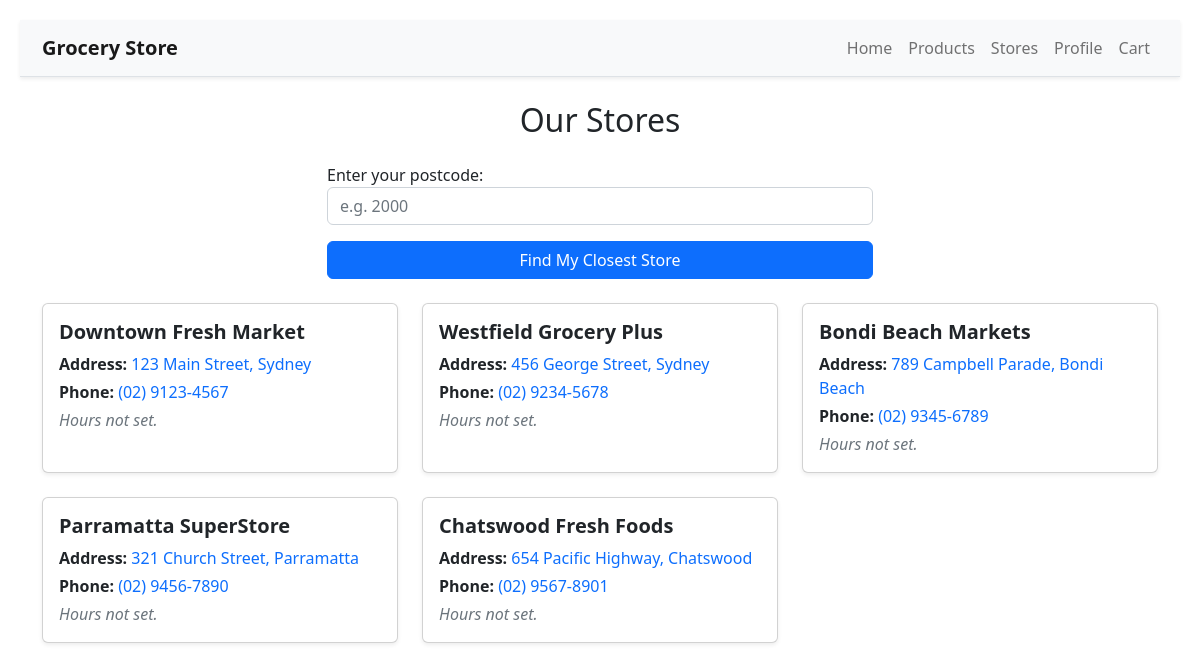
Before: /stores with the older database file.
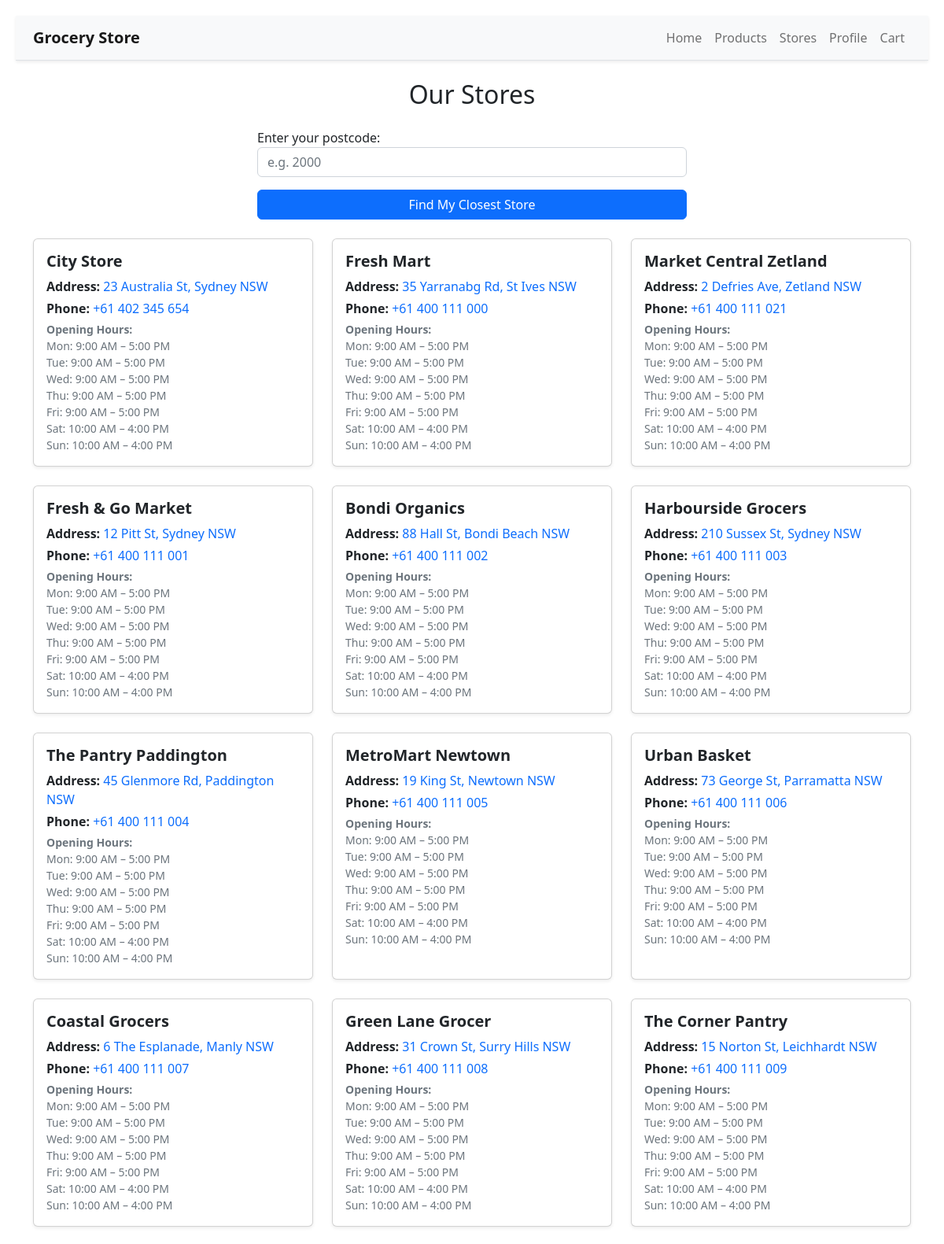
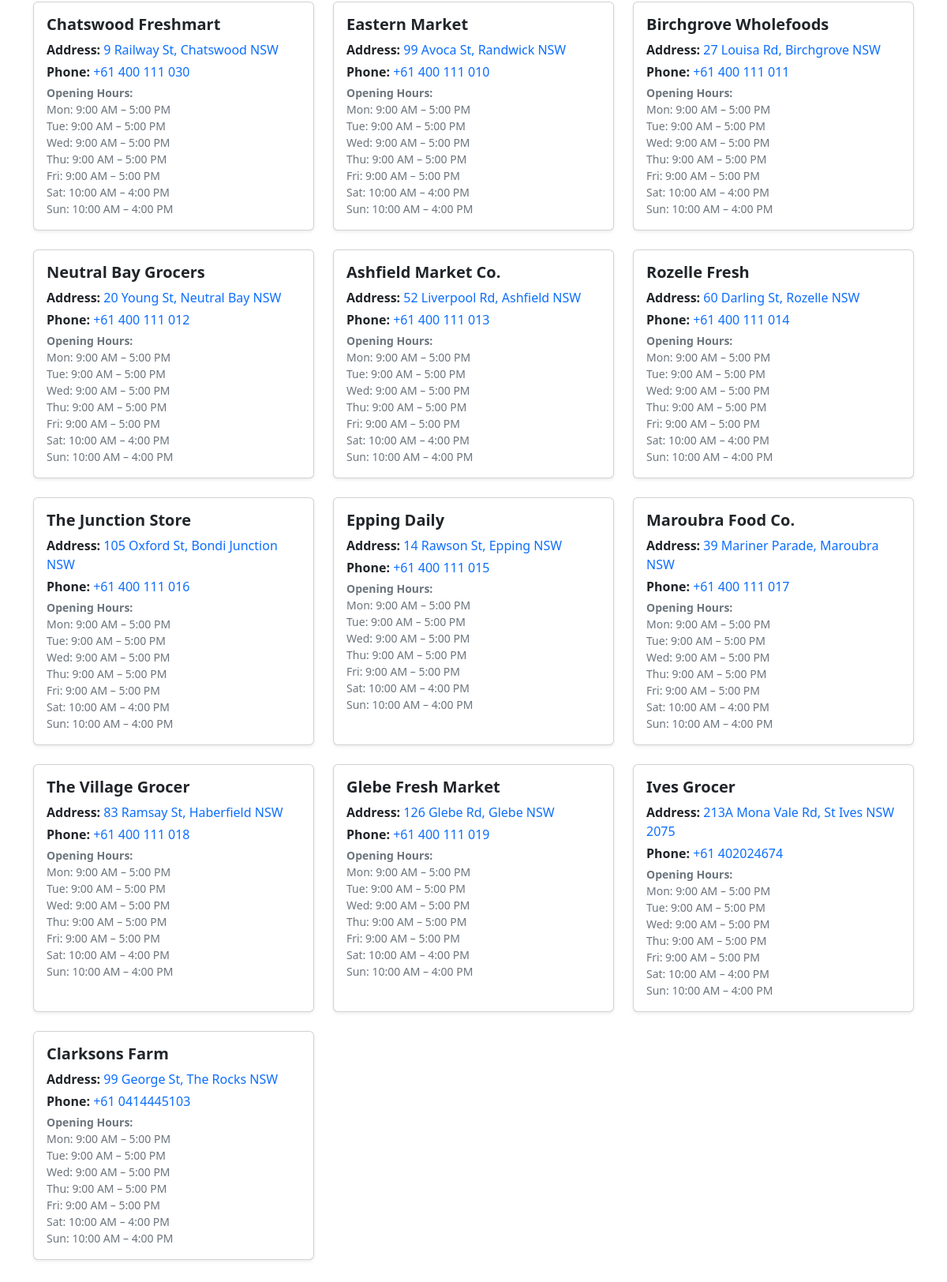
After: the same page with the newer database file (2 pictures, top to bottom).
### grocery_store_app/models/store.py (models this page shows, shortened)
class Store(models.Model):
  name = models.CharField(max_length=50)
  address = models.CharField(max_length=255)
  postcode = models.CharField(max_length=10, null=True, blank=True)
  phone_number = models.CharField(max_length=20)
  latitude = models.FloatField(null =True, blank=True)
  longitude = models.FloatField(null =True, blank=True)

class StoreOpeningHours(models.Model):
    store = models.OneToOneField("Store", on_delete=models.CASCADE, related_name="hours")
    monday_open = models.TimeField(default=time(9, 0))
    monday_close = models.TimeField(default=time(17, 0))
    tuesday_open = models.TimeField(default=time(9, 0))
    tuesday_close = models.TimeField(default=time(17, 0))
    wednesday_open = models.TimeField(default=time(9, 0))
    wednesday_close = models.TimeField(default=time(17, 0))
    thursday_open = models.TimeField(default=time(9, 0))
    thursday_close = models.TimeField(default=time(17, 0))
    friday_open = models.TimeField(default=time(9, 0))
    friday_close = models.TimeField(default=time(17, 0))
    saturday_open = models.TimeField(default=time(10, 0))
    saturday_close = models.TimeField(default=time(16, 0))
    sunday_open = models.TimeField(default=time(10, 0))
    sunday_close = models.TimeField(default=time(16, 0))

### grocery_store_app/views.py (the view)
# urls.py: path("stores", views.stores, name="stores"),
def stores(request):
    store_objects = Store.objects.exclude(latitude__isnull=True, longitude__isnull=True).select_related("hours")
    closest_store = None
    distance_km = None
    if request.method == "POST":
        form = PostcodeForm(request.POST)
        if form.is_valid():
            postcode = form.cleaned_data["postcode"]
            user_lat, user_lng = geocode_postcode(postcode)
            if user_lat and user_lng:
                min_distance = float("inf")
                for store in store_objects:
                    dist = haversine(
                        user_lat, user_lng, store.latitude, store.longitude
                    )
                    if dist < min_distance:
                        min_distance = dist
                        closest_store = store
                        distance_km = round(min_distance, 2)
    else:
        form = PostcodeForm()
    return render(
        request,
        "grocery_store_app/stores.html",
        {
            "stores": store_objects,
            "form": form,
            "closest_store": closest_store,
            "distance_km": distance_km,
        },
    )

### grocery_store_app/forms.py
class PostcodeForm(forms.Form):
    postcode = forms.CharField(
        label="Enter your postcode",
        max_length=4,
        widget=forms.TextInput(attrs={
            'class': 'form-control',
            'placeholder': 'e.g. 2000'
        })
    )

### grocery_store_app/templates/grocery_store_app/stores.html (shortened to what this page needs)
{% extends "grocery_store_app/layout.html" %}
{% block body %}
<div class="container my-4">
  <h2 class="mb-4 text-center">Our Stores</h2>
  <div class="row justify-content-center mb-4">
    <div class="col-md-6">
      <form method="post">
        {{ form.as_p }}
        <button type="submit" class="btn btn-primary w-100">Find My Closest Store</button>
      </form>
    </div>
  </div>
  <div class="row gy-4">
    {% for store in stores %}
    <div class="col-md-6 col-lg-4">
      <div class="card shadow-sm h-100">
        <div class="card-body">
          <h5 class="card-title fw-bold">{{ store.name }}</h5>
          <p class="mb-1">
            <strong>Address: </strong><a href="https://www.google.com/maps/search/?api=1&query={{ store.address|urlencode }}" target="_blank" rel="noopener noreferrer" class="text-decoration-none">{{ store.address }}</a>
          </p>
          <p class="mb-1">
            <strong>Phone: </strong><a href="tel:{{ store.phone_number }}" class="text-decoration-none">{{ store.phone_number }}</a>
          </p>
          {% if store.hours %}
            <div class="card-text text-muted small">
              <strong>Opening Hours:</strong><br>
                Mon: {{ store.hours.monday_open|time:"g:i A" }} – {{ store.hours.monday_close|time:"g:i A" }}<br>
                Tue: {{ store.hours.tuesday_open|time:"g:i A" }} – {{ store.hours.tuesday_close|time:"g:i A" }}<br>
                Wed: {{ store.hours.wednesday_open|time:"g:i A" }} – {{ store.hours.wednesday_close|time:"g:i A" }}<br>
                Thu: {{ store.hours.thursday_open|time:"g:i A" }} – {{ store.hours.thursday_close|time:"g:i A" }}<br>
                Fri: {{ store.hours.friday_open|time:"g:i A" }} – {{ store.hours.friday_close|time:"g:i A" }}<br>
                Sat: {{ store.hours.saturday_open|time:"g:i A" }} – {{ store.hours.saturday_close|time:"g:i A" }}<br>
                Sun: {{ store.hours.sunday_open|time:"g:i A" }} – {{ store.hours.sunday_close|time:"g:i A" }}
            </div>
          {% else %}
            <p class="card-text text-muted"><em>Hours not set.</em></p>
          {% endif %}
        </div>
      </div>
    </div>
    {% endfor %}
  </div>
</div>
{% endblock %}

### grocery_store_app/templates/grocery_store_app/layout.html (shortened to what this page needs)
{% load static %}
<!DOCTYPE html>
<html lang="en">
<head>
  <link href="https://cdn.jsdelivr.net/npm/bootstrap@5.2.3/dist/css/bootstrap.min.css" rel="stylesheet"
>
  <link href="{% static 'grocery_store_app/style.css' %}" rel="stylesheet">
</head>
<body>
  <nav class="navbar navbar-expand-lg navbar-light bg-light border-bottom shadow-sm mb-4">
    <div class="container">
      <a class="navbar-brand fw-bold" href="{% url 'index' %}">Grocery Store</a>
      <div class="collapse navbar-collapse" id="navbarNav">
        <ul class="navbar-nav ms-auto">
          <li class="nav-item">
            <a class="nav-link {% if request.path == '/' %}active{% endif %}" href="{% url 'index' %}">Home</a>
          </li>
          <li class="nav-item">
            <a class="nav-link {% if request.path == '/products/' %}active{% endif %}"
              href="{% url 'products' %}">Products</a>
          </li>
          <li class="nav-item">
            <a class="nav-link {% if request.path == '/stores/' %}active{% endif %}"
              href="{% url 'stores' %}">Stores</a>
          </li>
          <li class="nav-item">
            <a class="nav-link {% if request.path == '/profile' %}active{% endif %}"
              href="{% url 'profile' %}">Profile</a>
          </li>
          <li class="nav-item">
            <a class="nav-link {% if request.path == '/profile' %}active{% endif %}" href="{% url 'cart' %}">Cart</a>
          </li>
        </ul>
      </div>
    </div>
  </nav>
  {% block body %}
  {% endblock %}
</body>
</html>

### grocery_store_app/static/grocery_store_app/style.css (style rules this page uses)
body { padding: 20px; }

Changed rows visible on the page:
added Store: name "City Store", address "23 Australia St, Sydney NSW", phone_number "+61 402 345 654", hours.monday_open "9:00 AM", hours.monday_close "5:00 PM", hours.tuesday_open "9:00 AM", hours.tuesday_close "5:00 PM", hours.wednesday_open "9:00 AM", hours.wednesday_close "5:00 PM", hours.thursday_open "9:00 AM", hours.thursday_close "5:00 PM", hours.friday_open "9:00 AM", hours.friday_close "5:00 PM", hours.saturday_open "10:00 AM", hours.saturday_close "4:00 PM", hours.sunday_open "10:00 AM", hours.sunday_close "4:00 PM"
changed Store: name "Downtown Fresh Market" → "Fresh Mart"; address "123 Main Street, Sydney" → "35 Yarranabg Rd, St Ives NSW"; phone_number "(02) 9123-4567" → "+61 400 111 000"; hours.monday_open (not shown) → "9:00 AM"; hours.monday_close (not shown) → "5:00 PM"; hours.tuesday_open (not shown) → "9:00 AM"; hours.tuesday_close (not shown) → "5:00 PM"; hours.wednesday_open (not shown) → "9:00 AM"; hours.wednesday_close (not shown) → "5:00 PM"; hours.thursday_open (not shown) → "9:00 AM"; hours.thursday_close (not shown) → "5:00 PM"; hours.friday_open (not shown) → "9:00 AM"; hours.friday_close (not shown) → "5:00 PM"; hours.saturday_open (not shown) → "10:00 AM"; hours.saturday_close (not shown) → "4:00 PM"; hours.sunday_open (not shown) → "10:00 AM"; hours.sunday_close (not shown) → "4:00 PM"; text "Hours not set." → "Opening Hours: Mon: – Tue: – Wed: – Thu: – Fri: – Sat: – Sun: –"
changed Store: name "Westfield Grocery Plus" → "Market Central Zetland"; address "456 George Street, Sydney" → "2 Defries Ave, Zetland NSW"; phone_number "(02) 9234-5678" → "+61 400 111 021"; hours.monday_open (not shown) → "9:00 AM"; hours.monday_close (not shown) → "5:00 PM"; hours.tuesday_open (not shown) → "9:00 AM"; hours.tuesday_close (not shown) → "5:00 PM"; hours.wednesday_open (not shown) → "9:00 AM"; hours.wednesday_close (not shown) → "5:00 PM"; hours.thursday_open (not shown) → "9:00 AM"; hours.thursday_close (not shown) → "5:00 PM"; hours.friday_open (not shown) → "9:00 AM"; hours.friday_close (not shown) → "5:00 PM"; hours.saturday_open (not shown) → "10:00 AM"; hours.saturday_close (not shown) → "4:00 PM"; hours.sunday_open (not shown) → "10:00 AM"; hours.sunday_close (not shown) → "4:00 PM"; text "Hours not set." → "Opening Hours: Mon: – Tue: – Wed: – Thu: – Fri: – Sat: – Sun: –"
changed Store: name "Bondi Beach Markets" → "Fresh & Go Market"; address "789 Campbell Parade, Bondi Beach" → "12 Pitt St, Sydney NSW"; phone_number "(02) 9345-6789" → "+61 400 111 001"; hours.monday_open (not shown) → "9:00 AM"; hours.monday_close (not shown) → "5:00 PM"; hours.tuesday_open (not shown) → "9:00 AM"; hours.tuesday_close (not shown) → "5:00 PM"; hours.wednesday_open (not shown) → "9:00 AM"; hours.wednesday_close (not shown) → "5:00 PM"; hours.thursday_open (not shown) → "9:00 AM"; hours.thursday_close (not shown) → "5:00 PM"; hours.friday_open (not shown) → "9:00 AM"; hours.friday_close (not shown) → "5:00 PM"; hours.saturday_open (not shown) → "10:00 AM"; hours.saturday_close (not shown) → "4:00 PM"; hours.sunday_open (not shown) → "10:00 AM"; hours.sunday_close (not shown) → "4:00 PM"; text "Hours not set." → "Opening Hours: Mon: – Tue: – Wed: – Thu: – Fri: – Sat: – Sun: –"
changed Store: name "Parramatta SuperStore" → "Bondi Organics"; address "321 Church Street, Parramatta" → "88 Hall St, Bondi Beach NSW"; phone_number "(02) 9456-7890" → "+61 400 111 002"; hours.monday_open (not shown) → "9:00 AM"; hours.monday_close (not shown) → "5:00 PM"; hours.tuesday_open (not shown) → "9:00 AM"; hours.tuesday_close (not shown) → "5:00 PM"; hours.wednesday_open (not shown) → "9:00 AM"; hours.wednesday_close (not shown) → "5:00 PM"; hours.thursday_open (not shown) → "9:00 AM"; hours.thursday_close (not shown) → "5:00 PM"; hours.friday_open (not shown) → "9:00 AM"; hours.friday_close (not shown) → "5:00 PM"; hours.saturday_open (not shown) → "10:00 AM"; hours.saturday_close (not shown) → "4:00 PM"; hours.sunday_open (not shown) → "10:00 AM"; hours.sunday_close (not shown) → "4:00 PM"; text "Hours not set." → "Opening Hours: Mon: – Tue: – Wed: – Thu: – Fri: – Sat: – Sun: –"
changed Store: name "Chatswood Fresh Foods" → "Harbourside Grocers"; address "654 Pacific Highway, Chatswood" → "210 Sussex St, Sydney NSW"; phone_number "(02) 9567-8901" → "+61 400 111 003"; hours.monday_open (not shown) → "9:00 AM"; hours.monday_close (not shown) → "5:00 PM"; hours.tuesday_open (not shown) → "9:00 AM"; hours.tuesday_close (not shown) → "5:00 PM"; hours.wednesday_open (not shown) → "9:00 AM"; hours.wednesday_close (not shown) → "5:00 PM"; hours.thursday_open (not shown) → "9:00 AM"; hours.thursday_close (not shown) → "5:00 PM"; hours.friday_open (not shown) → "9:00 AM"; hours.friday_close (not shown) → "5:00 PM"; hours.saturday_open (not shown) → "10:00 AM"; hours.saturday_close (not shown) → "4:00 PM"; hours.sunday_open (not shown) → "10:00 AM"; hours.sunday_close (not shown) → "4:00 PM"; text "Hours not set." → "Opening Hours: Mon: – Tue: – Wed: – Thu: – Fri: – Sat: – Sun: –"
added Store: name "The Pantry Paddington", address "45 Glenmore Rd, Paddington NSW", phone_number "+61 400 111 004", hours.monday_open "9:00 AM", hours.monday_close "5:00 PM", hours.tuesday_open "9:00 AM", hours.tuesday_close "5:00 PM", hours.wednesday_open "9:00 AM", hours.wednesday_close "5:00 PM", hours.thursday_open "9:00 AM", hours.thursday_close "5:00 PM", hours.friday_open "9:00 AM", hours.friday_close "5:00 PM", hours.saturday_open "10:00 AM", hours.saturday_close "4:00 PM", hours.sunday_open "10:00 AM", hours.sunday_close "4:00 PM"
added Store: name "MetroMart Newtown", address "19 King St, Newtown NSW", phone_number "+61 400 111 005", hours.monday_open "9:00 AM", hours.monday_close "5:00 PM", hours.tuesday_open "9:00 AM", hours.tuesday_close "5:00 PM", hours.wednesday_open "9:00 AM", hours.wednesday_close "5:00 PM", hours.thursday_open "9:00 AM", hours.thursday_close "5:00 PM", hours.friday_open "9:00 AM", hours.friday_close "5:00 PM", hours.saturday_open "10:00 AM", hours.saturday_close "4:00 PM", hours.sunday_open "10:00 AM", hours.sunday_close "4:00 PM"
added Store: name "Urban Basket", address "73 George St, Parramatta NSW", phone_number "+61 400 111 006", hours.monday_open "9:00 AM", hours.monday_close "5:00 PM", hours.tuesday_open "9:00 AM", hours.tuesday_close "5:00 PM", hours.wednesday_open "9:00 AM", hours.wednesday_close "5:00 PM", hours.thursday_open "9:00 AM", hours.thursday_close "5:00 PM", hours.friday_open "9:00 AM", hours.friday_close "5:00 PM", hours.saturday_open "10:00 AM", hours.saturday_close "4:00 PM", hours.sunday_open "10:00 AM", hours.sunday_close "4:00 PM"
added Store: name "Coastal Grocers", address "6 The Esplanade, Manly NSW", phone_number "+61 400 111 007", hours.monday_open "9:00 AM", hours.monday_close "5:00 PM", hours.tuesday_open "9:00 AM", hours.tuesday_close "5:00 PM", hours.wednesday_open "9:00 AM", hours.wednesday_close "5:00 PM", hours.thursday_open "9:00 AM", hours.thursday_close "5:00 PM", hours.friday_open "9:00 AM", hours.friday_close "5:00 PM", hours.saturday_open "10:00 AM", hours.saturday_close "4:00 PM", hours.sunday_open "10:00 AM", hours.sunday_close "4:00 PM"
added Store: name "Green Lane Grocer", address "31 Crown St, Surry Hills NSW", phone_number "+61 400 111 008", hours.monday_open "9:00 AM", hours.monday_close "5:00 PM", hours.tuesday_open "9:00 AM", hours.tuesday_close "5:00 PM", hours.wednesday_open "9:00 AM", hours.wednesday_close "5:00 PM", hours.thursday_open "9:00 AM", hours.thursday_close "5:00 PM", hours.friday_open "9:00 AM", hours.friday_close "5:00 PM", hours.saturday_open "10:00 AM", hours.saturday_close "4:00 PM", hours.sunday_open "10:00 AM", hours.sunday_close "4:00 PM"
added Store: name "The Corner Pantry", address "15 Norton St, Leichhardt NSW", phone_number "+61 400 111 009", hours.monday_open "9:00 AM", hours.monday_close "5:00 PM", hours.tuesday_open "9:00 AM", hours.tuesday_close "5:00 PM", hours.wednesday_open "9:00 AM", hours.wednesday_close "5:00 PM", hours.thursday_open "9:00 AM", hours.thursday_close "5:00 PM", hours.friday_open "9:00 AM", hours.friday_close "5:00 PM", hours.saturday_open "10:00 AM", hours.saturday_close "4:00 PM", hours.sunday_open "10:00 AM", hours.sunday_close "4:00 PM"
added Store: name "Chatswood Freshmart", address "9 Railway St, Chatswood NSW", phone_number "+61 400 111 030", hours.monday_open "9:00 AM", hours.monday_close "5:00 PM", hours.tuesday_open "9:00 AM", hours.tuesday_close "5:00 PM", hours.wednesday_open "9:00 AM", hours.wednesday_close "5:00 PM", hours.thursday_open "9:00 AM", hours.thursday_close "5:00 PM", hours.friday_open "9:00 AM", hours.friday_close "5:00 PM", hours.saturday_open "10:00 AM", hours.saturday_close "4:00 PM", hours.sunday_open "10:00 AM", hours.sunday_close "4:00 PM"
added Store: name "Eastern Market", address "99 Avoca St, Randwick NSW", phone_number "+61 400 111 010", hours.monday_open "9:00 AM", hours.monday_close "5:00 PM", hours.tuesday_open "9:00 AM", hours.tuesday_close "5:00 PM", hours.wednesday_open "9:00 AM", hours.wednesday_close "5:00 PM", hours.thursday_open "9:00 AM", hours.thursday_close "5:00 PM", hours.friday_open "9:00 AM", hours.friday_close "5:00 PM", hours.saturday_open "10:00 AM", hours.saturday_close "4:00 PM", hours.sunday_open "10:00 AM", hours.sunday_close "4:00 PM"
added Store: name "Birchgrove Wholefoods", address "27 Louisa Rd, Birchgrove NSW", phone_number "+61 400 111 011", hours.monday_open "9:00 AM", hours.monday_close "5:00 PM", hours.tuesday_open "9:00 AM", hours.tuesday_close "5:00 PM", hours.wednesday_open "9:00 AM", hours.wednesday_close "5:00 PM", hours.thursday_open "9:00 AM", hours.thursday_close "5:00 PM", hours.friday_open "9:00 AM", hours.friday_close "5:00 PM", hours.saturday_open "10:00 AM", hours.saturday_close "4:00 PM", hours.sunday_open "10:00 AM", hours.sunday_close "4:00 PM"
added Store: name "Neutral Bay Grocers", address "20 Young St, Neutral Bay NSW", phone_number "+61 400 111 012", hours.monday_open "9:00 AM", hours.monday_close "5:00 PM", hours.tuesday_open "9:00 AM", hours.tuesday_close "5:00 PM", hours.wednesday_open "9:00 AM", hours.wednesday_close "5:00 PM", hours.thursday_open "9:00 AM", hours.thursday_close "5:00 PM", hours.friday_open "9:00 AM", hours.friday_close "5:00 PM", hours.saturday_open "10:00 AM", hours.saturday_close "4:00 PM", hours.sunday_open "10:00 AM", hours.sunday_close "4:00 PM"
added Store: name "Ashfield Market Co.", address "52 Liverpool Rd, Ashfield NSW", phone_number "+61 400 111 013", hours.monday_open "9:00 AM", hours.monday_close "5:00 PM", hours.tuesday_open "9:00 AM", hours.tuesday_close "5:00 PM", hours.wednesday_open "9:00 AM", hours.wednesday_close "5:00 PM", hours.thursday_open "9:00 AM", hours.thursday_close "5:00 PM", hours.friday_open "9:00 AM", hours.friday_close "5:00 PM", hours.saturday_open "10:00 AM", hours.saturday_close "4:00 PM", hours.sunday_open "10:00 AM", hours.sunday_close "4:00 PM"
added Store: name "Rozelle Fresh", address "60 Darling St, Rozelle NSW", phone_number "+61 400 111 014", hours.monday_open "9:00 AM", hours.monday_close "5:00 PM", hours.tuesday_open "9:00 AM", hours.tuesday_close "5:00 PM", hours.wednesday_open "9:00 AM", hours.wednesday_close "5:00 PM", hours.thursday_open "9:00 AM", hours.thursday_close "5:00 PM", hours.friday_open "9:00 AM", hours.friday_close "5:00 PM", hours.saturday_open "10:00 AM", hours.saturday_close "4:00 PM", hours.sunday_open "10:00 AM", hours.sunday_close "4:00 PM"
added Store: name "The Junction Store", address "105 Oxford St, Bondi Junction NSW", phone_number "+61 400 111 016", hours.monday_open "9:00 AM", hours.monday_close "5:00 PM", hours.tuesday_open "9:00 AM", hours.tuesday_close "5:00 PM", hours.wednesday_open "9:00 AM", hours.wednesday_close "5:00 PM", hours.thursday_open "9:00 AM", hours.thursday_close "5:00 PM", hours.friday_open "9:00 AM", hours.friday_close "5:00 PM", hours.saturday_open "10:00 AM", hours.saturday_close "4:00 PM", hours.sunday_open "10:00 AM", hours.sunday_close "4:00 PM"
added Store: name "Epping Daily", address "14 Rawson St, Epping NSW", phone_number "+61 400 111 015", hours.monday_open "9:00 AM", hours.monday_close "5:00 PM", hours.tuesday_open "9:00 AM", hours.tuesday_close "5:00 PM", hours.wednesday_open "9:00 AM", hours.wednesday_close "5:00 PM", hours.thursday_open "9:00 AM", hours.thursday_close "5:00 PM", hours.friday_open "9:00 AM", hours.friday_close "5:00 PM", hours.saturday_open "10:00 AM", hours.saturday_close "4:00 PM", hours.sunday_open "10:00 AM", hours.sunday_close "4:00 PM"
added Store: name "Maroubra Food Co.", address "39 Mariner Parade, Maroubra NSW", phone_number "+61 400 111 017", hours.monday_open "9:00 AM", hours.monday_close "5:00 PM", hours.tuesday_open "9:00 AM", hours.tuesday_close "5:00 PM", hours.wednesday_open "9:00 AM", hours.wednesday_close "5:00 PM", hours.thursday_open "9:00 AM", hours.thursday_close "5:00 PM", hours.friday_open "9:00 AM", hours.friday_close "5:00 PM", hours.saturday_open "10:00 AM", hours.saturday_close "4:00 PM", hours.sunday_open "10:00 AM", hours.sunday_close "4:00 PM"
added Store: name "The Village Grocer", address "83 Ramsay St, Haberfield NSW", phone_number "+61 400 111 018", hours.monday_open "9:00 AM", hours.monday_close "5:00 PM", hours.tuesday_open "9:00 AM", hours.tuesday_close "5:00 PM", hours.wednesday_open "9:00 AM", hours.wednesday_close "5:00 PM", hours.thursday_open "9:00 AM", hours.thursday_close "5:00 PM", hours.friday_open "9:00 AM", hours.friday_close "5:00 PM", hours.saturday_open "10:00 AM", hours.saturday_close "4:00 PM", hours.sunday_open "10:00 AM", hours.sunday_close "4:00 PM"
added Store: name "Glebe Fresh Market", address "126 Glebe Rd, Glebe NSW", phone_number "+61 400 111 019", hours.monday_open "9:00 AM", hours.monday_close "5:00 PM", hours.tuesday_open "9:00 AM", hours.tuesday_close "5:00 PM", hours.wednesday_open "9:00 AM", hours.wednesday_close "5:00 PM", hours.thursday_open "9:00 AM", hours.thursday_close "5:00 PM", hours.friday_open "9:00 AM", hours.friday_close "5:00 PM", hours.saturday_open "10:00 AM", hours.saturday_close "4:00 PM", hours.sunday_open "10:00 AM", hours.sunday_close "4:00 PM"
added Store: name "Ives Grocer", address "213A Mona Vale Rd, St Ives NSW 2075", phone_number "+61 402024674", hours.monday_open "9:00 AM", hours.monday_close "5:00 PM", hours.tuesday_open "9:00 AM", hours.tuesday_close "5:00 PM", hours.wednesday_open "9:00 AM", hours.wednesday_close "5:00 PM", hours.thursday_open "9:00 AM", hours.thursday_close "5:00 PM", hours.friday_open "9:00 AM", hours.friday_close "5:00 PM", hours.saturday_open "10:00 AM", hours.saturday_close "4:00 PM", hours.sunday_open "10:00 AM", hours.sunday_close "4:00 PM"
added Store: name "Clarksons Farm", address "99 George St, The Rocks NSW", phone_number "+61 0414445103", hours.monday_open "9:00 AM", hours.monday_close "5:00 PM", hours.tuesday_open "9:00 AM", hours.tuesday_close "5:00 PM", hours.wednesday_open "9:00 AM", hours.wednesday_close "5:00 PM", hours.thursday_open "9:00 AM", hours.thursday_close "5:00 PM", hours.friday_open "9:00 AM", hours.friday_close "5:00 PM", hours.saturday_open "10:00 AM", hours.saturday_close "4:00 PM", hours.sunday_open "10:00 AM", hours.sunday_close "4:00 PM"
